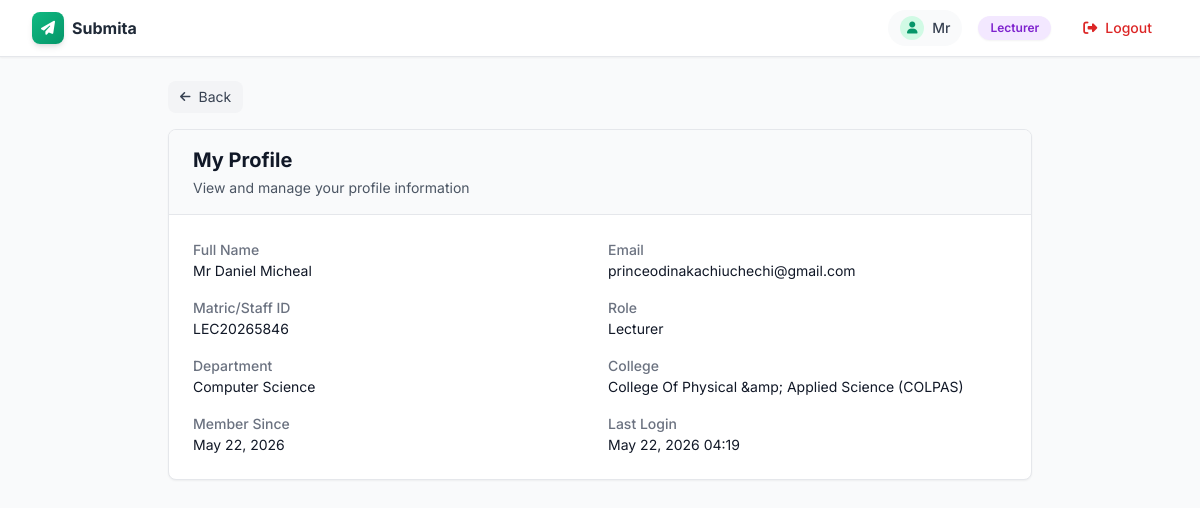
The page /profile (signed in) on the database its author committed.
### models.py (models this page shows, shortened)
class User(UserMixin, db.Model):
    __tablename__ = 'users'
    id = db.Column(db.Integer, primary_key=True)
    email = db.Column(db.String(120), unique=True, nullable=False)
    matric = db.Column(db.String(50), unique=True, nullable=False)
    name = db.Column(db.String(100), nullable=False)
    password = db.Column(db.String(200), nullable=False)
    code = db.Column(db.String(10))
    verified = db.Column(db.Boolean, default=False)
    role = db.Column(db.String(20), default=UserRole.STUDENT)
    department = db.Column(db.String(100), default='Computer Science')
    college = db.Column(db.String(100), default='College of Natural Sciences')
    level = db.Column(db.String(10))
    created_at = db.Column(db.DateTime, default=datetime.now)
    last_login = db.Column(db.DateTime)
    account_active = db.Column(db.Boolean, default=True)
    student_id = db.Column(db.String(50), unique=True, nullable=True)
    email_verified = db.Column(db.Boolean, default=False)
    email_verified_at = db.Column(db.DateTime)
    verification_token = db.Column(db.String(100), unique=True)
    token_expires_at = db.Column(db.DateTime)
    registration_number = db.Column(db.Integer)
    department_id = db.Column(db.Integer, db.ForeignKey('departments.id'), nullable=True)
    college_id = db.Column(db.Integer, db.ForeignKey('colleges.id'), nullable=True)
    submissions = db.relationship('Submission', backref='student', lazy='select', cascade='all, delete-orphan')
    created_assignments = db.relationship('Assignment', backref='creator', lazy='select', foreign_keys='Assignment.created_by')
    verification_codes = db.relationship('VerificationCode', backref='user', lazy='select')
    activity_logs = db.relationship('ActivityLog', backref='user', lazy='select')
    created_verification_codes = db.relationship(
        'LecturerVerification',
        foreign_keys='LecturerVerification.created_by',
        backref='code_creator',
        lazy='select'
    )
    __table_args__ = (
        db.Index('idx_users_email', 'email'),
        db.Index('idx_users_matric', 'matric'),
        db.Index('idx_users_role', 'role'),
        db.Index('idx_users_created_at', 'created_at'),
        db.Index('idx_users_student_id', 'student_id'),
        db.Index('idx_users_role_verified', 'role', 'verified'),
    )
    @property
    def is_authenticated(self):
        return True
    def is_admin(self):
        return self.role == UserRole.ADMIN
    def is_lecturer(self):
        return self.role == UserRole.LECTURER
    def is_student(self):
        return self.role == UserRole.STUDENT

### app.py (the view)
@app.route('/profile')
@login_required
def profile():
    return render_template('profile.html')

### app.py (called while the page is built)
def generate_csrf_token():
    if '_csrf_token' not in session:
        session['_csrf_token'] = secrets.token_hex(32)
    return session['_csrf_token']

@app.context_processor
def inject_csrf_token():
    return {'csrf_token': generate_csrf_token()}

@app.before_request
def security_middleware():
    malicious_patterns = ['../', '..\\', '%2e%2e', 'wp-admin', 'phpmyadmin', '.env', '.git', 'config']
    if request.path and any(pattern in request.path.lower() for pattern in malicious_patterns):
        log_activity(None, 'attack_blocked', f"Blocked malicious path: {request.path}", request)
        return "Access Denied", 403
    if current_user.is_authenticated:
        session['last_activity'] = datetime.now().isoformat()

@app.before_request
def set_cookie_domain():
    from flask import request
    if request.host and not request.host.startswith('localhost') and not request.host.startswith('127.0.0.1'):
        host = request.host.split(':')[0]  # Remove port number
        app.config['SESSION_COOKIE_DOMAIN'] = host
        app.config['REMEMBER_COOKIE_DOMAIN'] = host
        app.config['SESSION_COOKIE_SAMESITE'] = 'Lax'
        app.config['REMEMBER_COOKIE_SAMESITE'] = 'Lax'
    else:
        app.config['SESSION_COOKIE_DOMAIN'] = None
        app.config['REMEMBER_COOKIE_DOMAIN'] = None

@login_manager.user_loader
def load_user(user_id):
    try:
        user = db.session.get(User, int(user_id))
        if user:
            _ = user.role
            _ = user.email
            _ = user.name
            _ = user.matric
            _ = user.password
        return user
    except Exception as e:
        print(f"Error loading user {user_id}: {e}")
        return None

@app.teardown_request
def teardown_request(exception=None):
    try:
        db.session.remove()
    except:
        pass

@app.context_processor
def inject_globals():
    return {
        'user': current_user,
        'now': datetime.now(),
        'csrf_token': generate_csrf_token()
    }

### templates/profile.html (shortened to what this page needs)
{% extends "base.html" %}
{% block content %}
<div class="max-w-4xl mx-auto px-4 py-6">
    <div class="mb-4">
        <button onclick="goBack()" class="back-btn inline-flex items-center gap-2 px-3 py-1.5 bg-gray-100 hover:bg-gray-200 text-gray-700 rounded-lg text-sm transition">
            <i class="fas fa-arrow-left text-xs"></i> Back
        </button>
    </div>
    <div class="bg-white rounded-lg shadow-sm border border-gray-200 overflow-hidden">
        <div class="px-6 py-4 border-b border-gray-200 bg-gray-50">
            <h1 class="text-xl font-bold text-gray-900">My Profile</h1>
            <p class="text-sm text-gray-600 mt-1">View and manage your profile information</p>
        </div>
        <div class="p-6">
            <div class="space-y-4">
                <div class="grid grid-cols-1 md:grid-cols-2 gap-4">
                    <div>
                        <label class="text-sm font-medium text-gray-500">Full Name</label>
                        <p class="text-gray-900">{{ current_user.name }}</p>
                    </div>
                    <div>
                        <label class="text-sm font-medium text-gray-500">Email</label>
                        <p class="text-gray-900">{{ current_user.email }}</p>
                    </div>
                    <div>
                        <label class="text-sm font-medium text-gray-500">Matric/Staff ID</label>
                        <p class="text-gray-900">{{ current_user.matric }}</p>
                    </div>
                    <div>
                        <label class="text-sm font-medium text-gray-500">Role</label>
                        <p class="text-gray-900">{{ current_user.role|capitalize }}</p>
                    </div>
                    <div>
                        <label class="text-sm font-medium text-gray-500">Department</label>
                        <p class="text-gray-900">{{ current_user.department or 'Not specified' }}</p>
                    </div>
                    <div>
                        <label class="text-sm font-medium text-gray-500">College</label>
                        <p class="text-gray-900">{{ current_user.college or 'Not specified' }}</p>
                    </div>
                    <div>
                        <label class="text-sm font-medium text-gray-500">Member Since</label>
                        <p class="text-gray-900">{{ current_user.created_at.strftime('%B %d, %Y') }}</p>
                    </div>
                    <div>
                        <label class="text-sm font-medium text-gray-500">Last Login</label>
                        <p class="text-gray-900">{{ current_user.last_login.strftime('%B %d, %Y %H:%M') if current_user.last_login else 'Never' }}</p>
                    </div>
                </div>
            </div>
        </div>
    </div>
</div>
{% endblock %}

### templates/base.html (shortened to what this page needs)
<!DOCTYPE html>
<html lang="en">
<head>
    <script src="https://cdn.tailwindcss.com"></script>
    <link rel="stylesheet" href="https://cdnjs.cloudflare.com/ajax/libs/font-awesome/6.5.1/css/all.min.css">
</head>
<body class="bg-gray-50">
    {% if current_user.is_authenticated %}
    <nav class="bg-white border-b border-gray-200 sticky top-0 z-50 shadow-sm">
        <div class="max-w-7xl mx-auto px-4 sm:px-6 lg:px-8">
            <div class="flex justify-between items-center h-14">
                <a href="{{ url_for('dashboard') }}" class="flex items-center gap-2 group touch-target">
                    <div class="w-8 h-8 bg-gradient-to-br from-emerald-500 to-emerald-600 rounded-lg flex items-center justify-center shadow-md transition-all duration-300 group-hover:scale-110 group-active:scale-95">
                        <i class="fa-solid fa-paper-plane text-white text-sm"></i>
                    </div>
                    <span class="text-base font-bold text-gray-800 group-hover:text-emerald-600 transition-colors">Submita</span>
                </a>
                <div class="hidden md:flex items-center gap-4">
                    <div class="flex items-center gap-2 px-3 py-1.5 bg-gray-50 rounded-full">
                        <div class="w-6 h-6 rounded-full bg-emerald-100 flex items-center justify-center">
                            <i class="fas fa-user text-emerald-600 text-xs"></i>
                        </div>
                        <span class="text-sm font-medium text-gray-700">{{ current_user.name.split()[0] if current_user.name else 'User' }}</span>
                    </div>
                    <span class="text-xs px-3 py-1 rounded-full font-semibold shadow-sm
                        {% if current_user.is_admin() %}bg-red-100 text-red-700
                        {% elif current_user.is_lecturer() %}bg-purple-100 text-purple-700
                        {% else %}bg-emerald-100 text-emerald-700{% endif %}">
                        {{ current_user.role|capitalize }}
                    </span>
                    <button onclick="showLogoutConfirm(event)"
                        class="logout-btn flex items-center gap-2 px-4 py-2 text-red-600 hover:bg-red-50 active:bg-red-100 rounded-xl transition-all duration-200 text-sm font-medium touch-target">
                        <i class="fas fa-sign-out-alt text-sm"></i>
                        <span>Logout</span>
                    </button>
                </div>
            </div>
        </div>
    </nav>
    {% endif %}
    <main class="{% if not current_user.is_authenticated %}full-height{% endif %} page-transition">
        {% block content %}{% endblock %}
    </main>
</body>
</html>

### templates/base.html (style rules this page uses)
* { margin: 0; padding: 0; box-sizing: border-box; }
html, body { min-height: 100vh; height: auto; overflow-x: hidden; }
body { font-family: 'Inter', -apple-system, BlinkMacSystemFont, sans-serif; font-size: 14px; line-height: 1.5; background: #f3f4f6; overflow-y: auto; -webkit-overflow-scrolling: touch; }
.touch-target { min-height: 44px; min-width: 44px; }
.page-transition { animation: fadeIn 0.3s ease-out; }

### rows shown on the page
User: name "Mr", role "Lecturer", name "Mr Daniel Micheal", email "princeodinakachiuchechi@gmail.com", matric "LEC20265846", department "Computer Science", college "College Of Physical &amp; Applied Science (COLPAS)", created_at "May 22, 2026", last_login "May 22, 2026 04:19"
